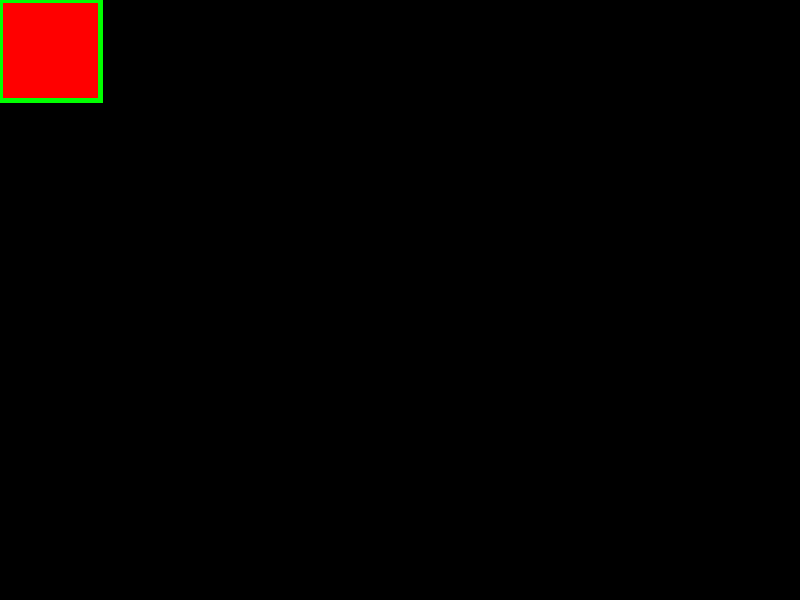
Frame 1 (no input)
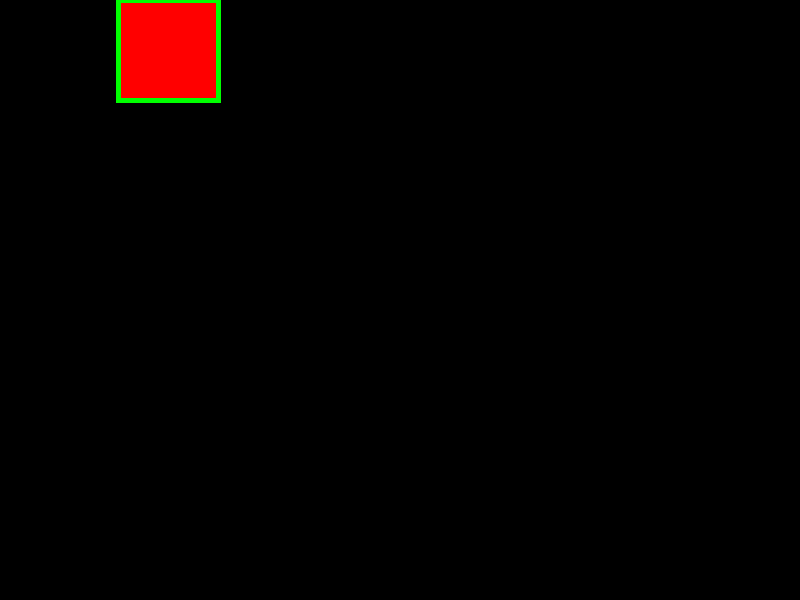
Frame 60 (the mouse pressed at the canvas centre just before this capture)
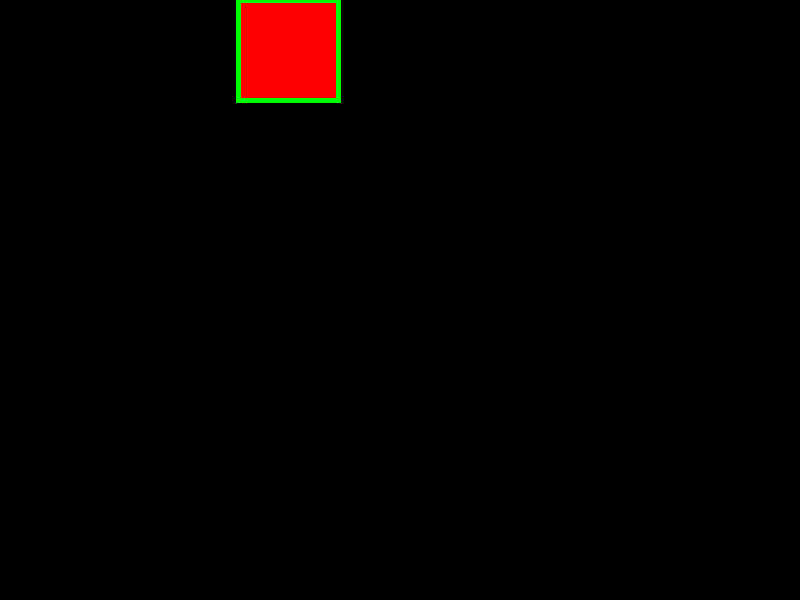
Frame 120 (the mouse held since frame 60 and released just before this capture)

The Processing sketch that drew these frames (run headless with seeded random() and noise(); from frame 60 on, the mouse is pressed at the canvas centre):

// Processing sketch: pros_1_bouncing_rect
// ── pros_1_bouncing_rect.pde
void setup() { 
  size(800, 600);
}

int x = 0, y = 0;
int vx=+2;
void draw() {
  background(0);
  fill(255, 0, 0);
  stroke(0, 255, 0);
  strokeWeight(5);
  rect(x, y, 100, 100);
  x = x + vx;
  if (x>=800) {
    vx = -vx;
  }
  if (x < 0) {
    vx = -vx;
  }
}
